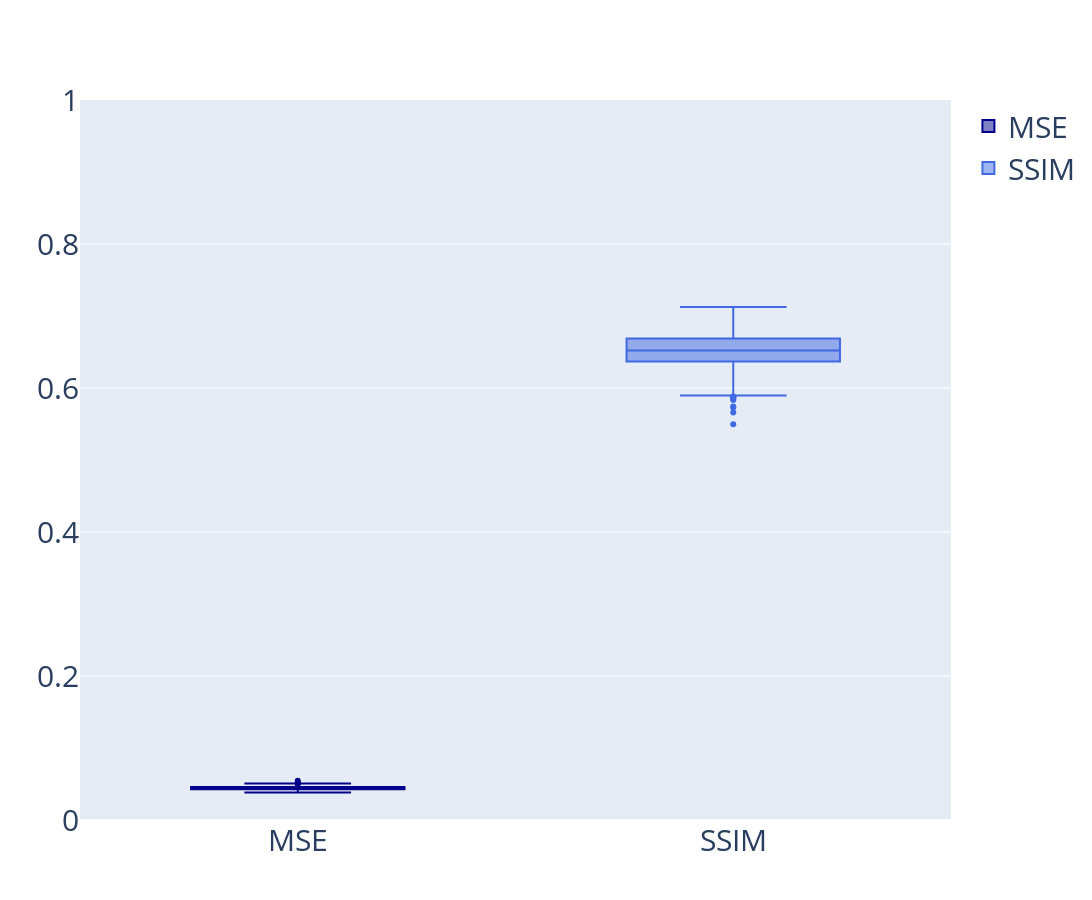

This figure's notebook cell:
### Code cell
y0 = df.mse
y1 = df.ssim

fig = go.Figure()
fig.add_trace(go.Box(y=y0, name='MSE',
                marker_color = 'darkblue'))
fig.add_trace(go.Box(y=y1, name = 'SSIM',
                marker_color = 'royalblue'))
fig.update_layout(
    autosize=False,
    width=1200,
    height=900,
    yaxis=dict(
        # title_text="Y-axis Title",
        # ticktext=["Very long label", "long label", "3", "label"],
        # tickvals=,
        tickmode="array",
        titlefont=dict(size=30),
    ),
    yaxis_range=[0,1],
    font=dict(size=30),
)
fig.show(renderer="jupyterlab")
# fig.write_image(RUN_DIR + f'boxplot_metrics_snr_{model.params["snr"]}.png')

### Figure 1 — Plotly figure (JSON) as saved in the notebook; plotly's stock layout.template omitted (floating-point values rounded to 4 significant figures; data arrays with more than 128 entries replaced by an {"elided": "..."} marker saying what was removed)
{"data": [{"marker": {"color": "darkblue"}, "name": "MSE", "type": "box", "y": {"elided": "1000 float values"}}, {"marker": {"color": "royalblue"}, "name": "SSIM", "type": "box", "y": {"elided": "1000 float values"}}], "layout": {"autosize": false, "font": {"size": 30}, "height": 900, "width": 1200, "xaxis": {"autorange": true, "range": [-0.5, 1.5], "type": "category"}, "yaxis": {"range": [0, 1], "tickmode": "array", "title": {"font": {"size": 30}}, "type": "linear"}}}
